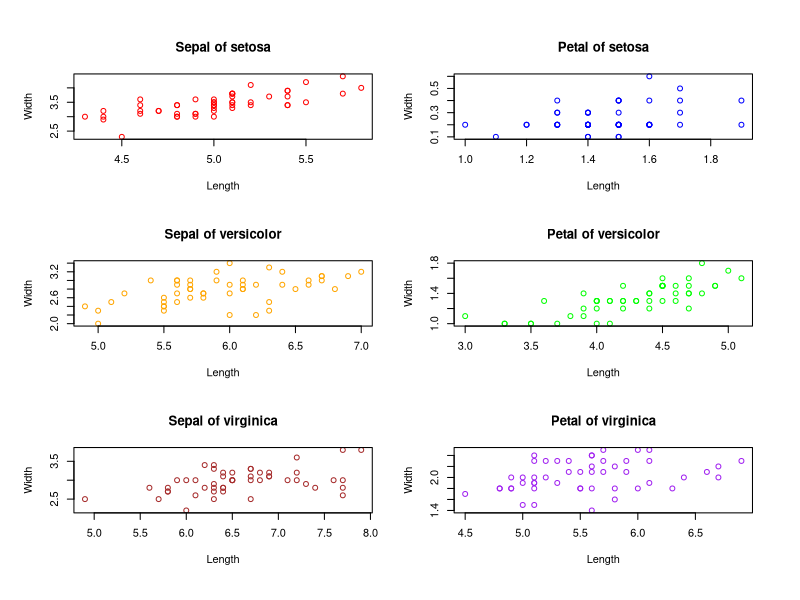
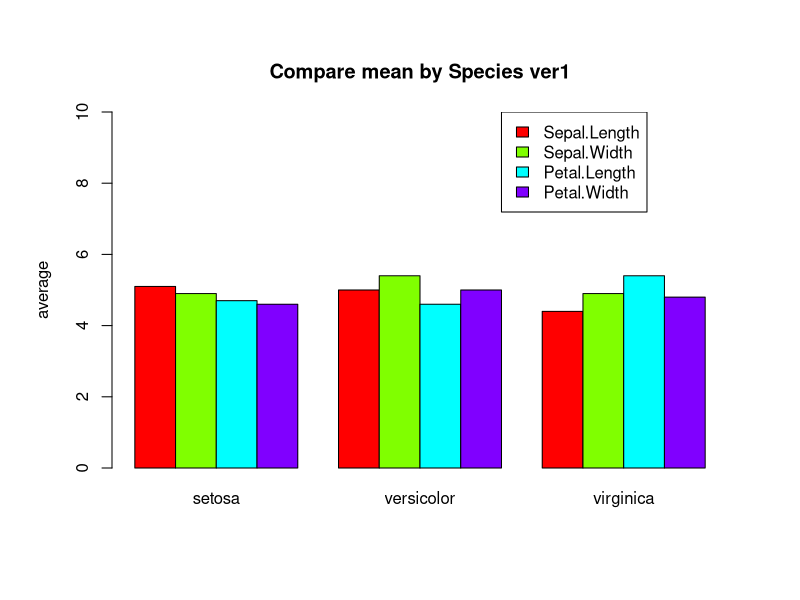
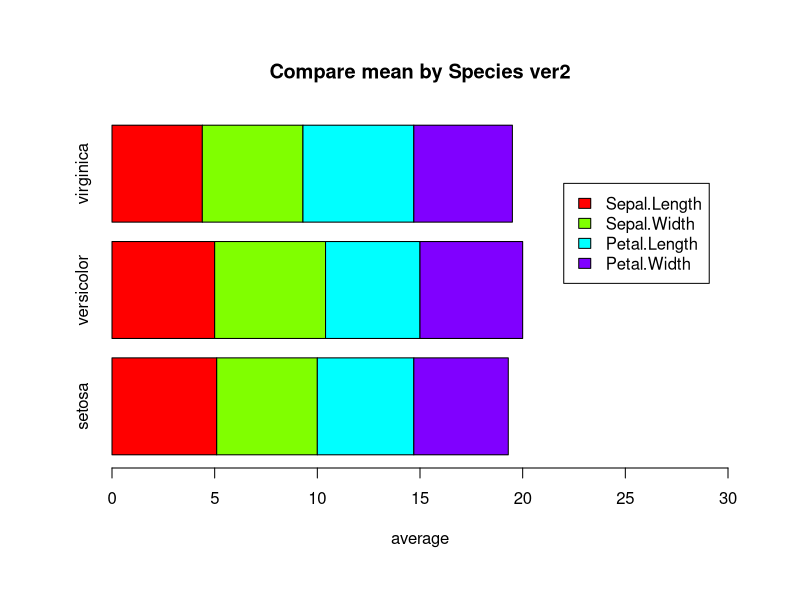
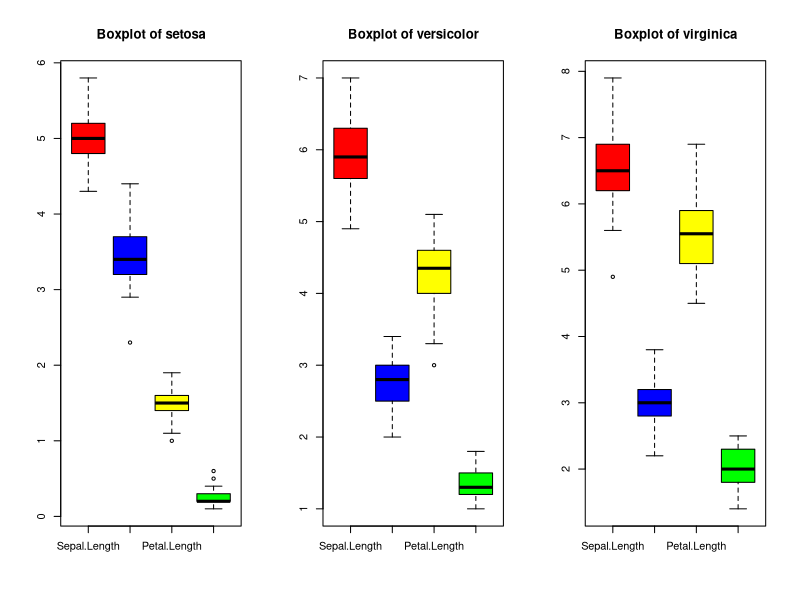

Generate these figures, in order, with R:
setwd("D:/Workplace/R_Data_Analysis")


# Q1

View(iris)
attach(iris)
iris.split <- split(iris, Species)
setosa <- iris.split$setosa
versicolor <- iris.split$versicolor
virginica <- iris.split$virginica

par(oma=rep(1.5,4),mfrow=c(3,2))
plot(setosa$Sepal.Length,setosa$Sepal.Width,type="p",
     col="red",xlab="Length",ylab="Width",main="Sepal of setosa")
plot(setosa$Petal.Length,setosa$Petal.Width,type="p",
     col="blue",xlab="Length",ylab="Width",main="Petal of setosa")
plot(versicolor$Sepal.Length,versicolor$Sepal.Width,type="p",
     col="orange",xlab="Length",ylab="Width",main="Sepal of versicolor")
plot(versicolor$Petal.Length,versicolor$Petal.Width,type="p",
     col="green",xlab="Length",ylab="Width",main="Petal of versicolor")
plot(virginica$Sepal.Length,virginica$Sepal.Width,type="p",
     col="brown",xlab="Length",ylab="Width",main="Sepal of virginica")
plot(virginica$Petal.Length,virginica$Petal.Width,type="p",
     col="purple",xlab="Length",ylab="Width",main="Petal of virginica")


# Q2

par(mfrow=c(1,1))
iris.mean <- matrix(c(setosa$Sepal.Length,setosa$Sepal.Width,setosa$Petal.Length,setosa$Petal.Width,
                      versicolor$Sepal.Length,versicolor$Sepal.Width,versicolor$Petal.Length,versicolor$Petal.Width,
                      virginica$Sepal.Length,virginica$Sepal.Width,virginica$Petal.Length,virginica$Petal.Width),4,3)
colnames(iris.mean) <- c('setosa','versicolor','virginica') 
barplot(iris.mean,main="Compare mean by Species ver1",
        beside=T,col=rainbow(nrow(iris.mean)),ylim=c(0,10),ylab='average')
legend(10,10,c("Sepal.Length","Sepal.Width","Petal.Length","Petal.Width"),
       cex=1,fill=rainbow(nrow(iris.mean)))
barplot(iris.mean,main="Compare mean by Species ver2",
        col=rainbow(nrow(iris.mean)),xlab='average',,xlim=c(0,30),horiz=T)
legend(22,3,c("Sepal.Length","Sepal.Width","Petal.Length","Petal.Width"),
       cex=1,fill=rainbow(nrow(iris.mean)))


# Q3

setosa <- setosa[,1:4]
versicolor <- versicolor[,1:4]
virginica <- virginica[,1:4]
par(oma=rep(0.5,4),mfrow=c(1,3))
boxplot(setosa,col=c("red","blue","yellow","green"),main="Boxplot of setosa")
boxplot(versicolor,col=c("red","blue","yellow","green"),main="Boxplot of versicolor")
boxplot(virginica,col=c("red","blue","yellow","green"),main="Boxplot of virginica")
